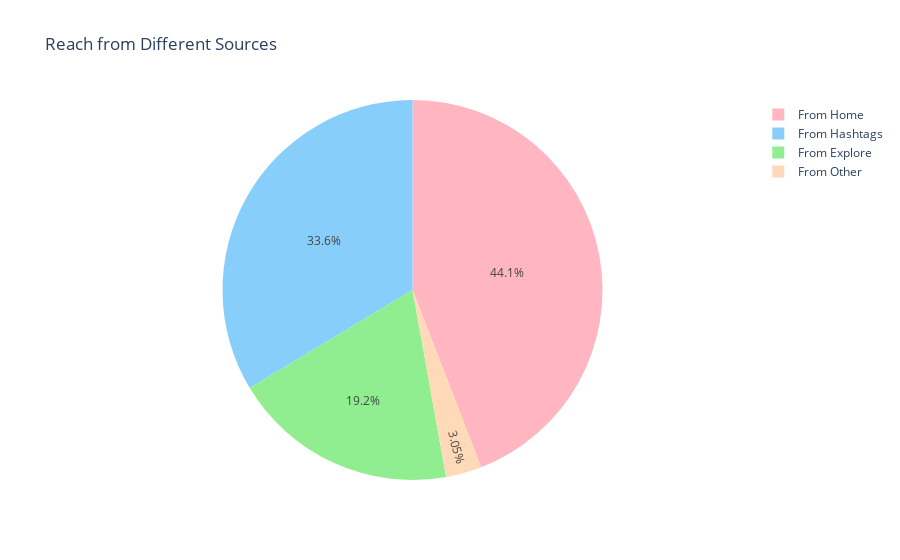

The cell this chart's notebook holds for it:
### Code cell
# Now let’s have a look at the distribution of reach from different sources:
reach_sources = ['From Home', 'From Hashtags', 'From Explore', 'From Other']
reach_counts = [data[source].sum() for source in reach_sources]

colors = ['#FFB6C1', '#87CEFA', '#90EE90', '#FFDAB9']

fig = px.pie(data_frame=data, names=reach_sources, 
             values=reach_counts, 
             title='Reach from Different Sources',
             color_discrete_sequence=colors)
fig.show()

### Figure 1 — Plotly figure (JSON) as saved in the notebook; plotly's stock layout.template omitted (floating-point values rounded to 4 significant figures)
{"data": [{"domain": {"x": [0, 1], "y": [0, 1]}, "hovertemplate": "label=%{label}<br>value=%{value}<extra></extra>", "labels": ["From Home", "From Hashtags", "From Explore", "From Other"], "legendgroup": "", "name": "", "showlegend": true, "type": "pie", "values": [294619, 224614, 128294, 20360]}], "layout": {"legend": {"tracegroupgap": 0}, "piecolorway": ["#FFB6C1", "#87CEFA", "#90EE90", "#FFDAB9"], "title": {"text": "Reach from Different Sources"}}}
